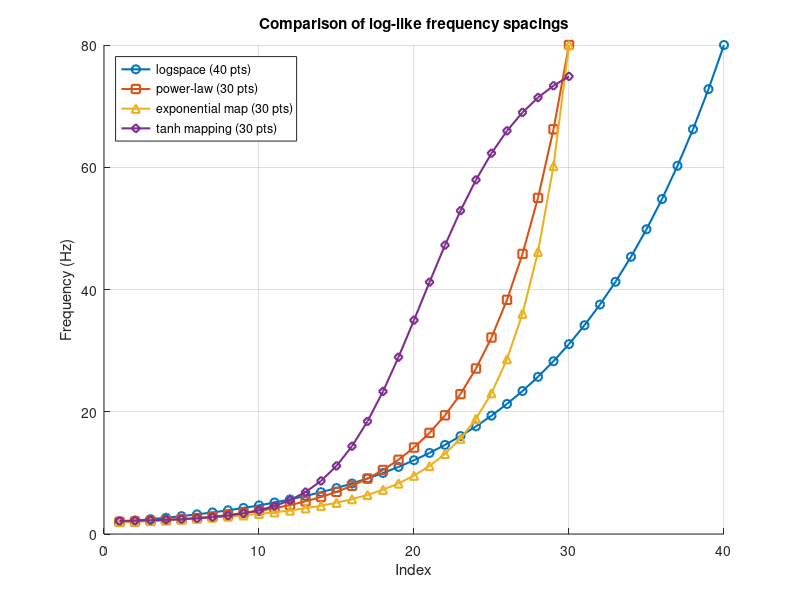

Recreate this plot in MATLAB.
clear all
close all
clc

%% Frequency space behavior: comparison of different log-spaced methods

% Standard logspace
logsp1 = logspace(log10(2), log10(80), 40);

% Power-law warped linspace in log space
N = 30;
log_start = log10(2);
log_end = log10(80);
s2 = linspace(0, 1, N).^1.5;  % Bias toward low frequencies
log_vals2 = log_start + (log_end - log_start) * s2;
logsp2 = 10.^log_vals2;

% Exponential stretch in log space
alpha = 2;  % Controls curvature; alpha > 1 favors low freqs
s3 = linspace(0, 1, N);
log_vals3 = log10(2) + (log10(80) - log10(2)) * (exp(alpha * s3) - 1) / (exp(alpha) - 1);
logsp3 = 10.^log_vals3;

% Hyperbolic Tangent Mapping
s4 = linspace(-1, 1, N);
warp = (tanh(2 * s4) + 1) / 2;  % Range scaled to [0, 1]
log_vals4 = log10(2) + warp * (log10(80) - log10(2));
logsp_tanh = 10.^log_vals4;

% Plotting
figure;
hold on;
grid on;

plot(logsp1, '-o', 'DisplayName', 'logspace (40 pts)', 'LineWidth', 1.5);
plot(logsp2, '-s', 'DisplayName', 'power-law (30 pts)', 'LineWidth', 1.5);
plot(logsp3, '-^', 'DisplayName', 'exponential map (30 pts)', 'LineWidth', 1.5);
plot(logsp_tanh, '-d', 'DisplayName', 'tanh mapping (30 pts)', 'LineWidth', 1.5);

xlabel('Index');
ylabel('Frequency (Hz)');
title('Comparison of log-like frequency spacings');
legend('Location', 'northwest');

% stick with the standard logspace one
